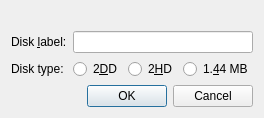
<?xml version="1.0" encoding="UTF-8"?>
<ui version="4.0">
 <class>NewFdDialog</class>
 <widget class="QDialog" name="NewFdDialog">
  <property name="windowTitle">
   <string>New Floppy Disk Image</string>
  </property>
  <layout class="QVBoxLayout" name="mainLayout">
   <property name="sizeConstraint">
    <enum>QLayout::SetFixedSize</enum>
   </property>
   <item>
    <widget class="QLabel" name="fileName">
     <property name="textFormat">
      <enum>Qt::PlainText</enum>
     </property>
    </widget>
   </item>
   <item>
    <layout class="QFormLayout" name="formLayout">
     <item row="0" column="0">
      <widget class="QLabel" name="diskLabelLabel">
       <property name="text">
        <string>Disk &amp;label:</string>
       </property>
       <property name="buddy">
        <cstring>diskLabel</cstring>
       </property>
      </widget>
     </item>
     <item row="0" column="1">
      <widget class="QLineEdit" name="diskLabel">
       <property name="toolTip">
        <string>Stored in the D88 header, up to 16 bytes in Shift_JIS (8 full-width characters)</string>
       </property>
      </widget>
     </item>
     <item row="1" column="0">
      <widget class="QLabel" name="diskTypeLabel">
       <property name="text">
        <string>Disk type:</string>
       </property>
      </widget>
     </item>
     <item row="1" column="1">
      <layout class="QHBoxLayout" name="diskTypeLayout">
       <item>
        <widget class="QRadioButton" name="make2DD">
         <property name="text">
          <string>2&amp;DD</string>
         </property>
         <property name="toolTip">
          <string>640 KB</string>
         </property>
        </widget>
       </item>
       <item>
        <widget class="QRadioButton" name="make2HD">
         <property name="text">
          <string>2&amp;HD</string>
         </property>
         <property name="toolTip">
          <string>1.25 MB</string>
         </property>
        </widget>
       </item>
       <item>
        <widget class="QRadioButton" name="make144">
         <property name="text">
          <string>1.&amp;44 MB</string>
         </property>
         <property name="toolTip">
          <string>Needs 1.44 MB floppy support in the FDD settings</string>
         </property>
        </widget>
       </item>
      </layout>
     </item>
    </layout>
   </item>
   <item>
    <widget class="QDialogButtonBox" name="buttonBox">
     <property name="standardButtons">
      <set>QDialogButtonBox::Cancel|QDialogButtonBox::Ok</set>
     </property>
    </widget>
   </item>
  </layout>
 </widget>
 <connections>
  <connection>
   <sender>buttonBox</sender>
   <signal>accepted()</signal>
   <receiver>NewFdDialog</receiver>
   <slot>accept()</slot>
  </connection>
  <connection>
   <sender>buttonBox</sender>
   <signal>rejected()</signal>
   <receiver>NewFdDialog</receiver>
   <slot>reject()</slot>
  </connection>
 </connections>
</ui>
